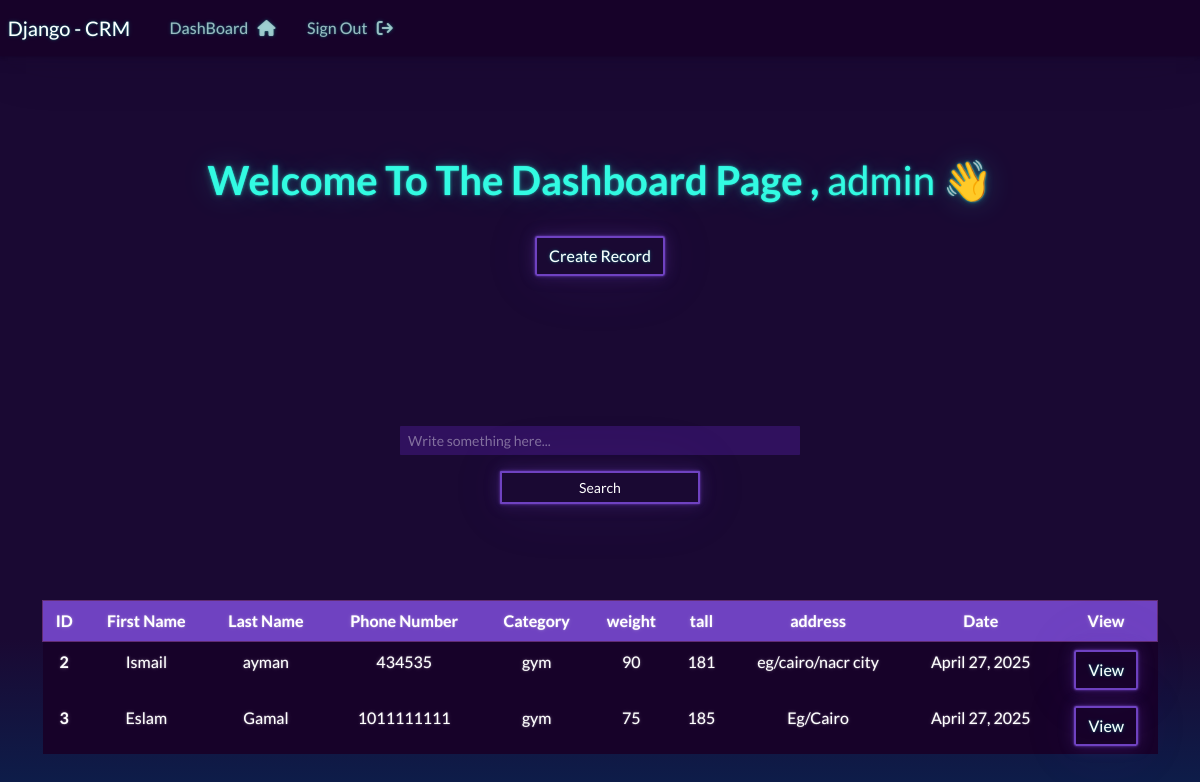
The page /dashboard/ (signed in) on the database its author committed.
### webapp/models.py (models this page shows, shortened)
class Record(models.Model):
    category = models.ForeignKey(Category , on_delete=models.CASCADE)
    first_name = models.CharField(max_length=250)
    last_name = models.CharField(max_length=250)
    phone_number = models.IntegerField()
    tall = models.IntegerField()
    weight = models.IntegerField()
    address = models.CharField(max_length=250)
    created_at = models.DateField(auto_now_add=True)
    class Meta:
        ordering = ["-created_at"]

class Category(models.Model):
    name = models.CharField(max_length=260)
    create_at = models.DateTimeField(auto_now_add=True)
    def __str__(self):
        return self.name

### webapp/views.py (the view)
# urls.py: path('dashboard/' , views.dashboard , name="dashboard"),
@login_required(login_url='login')
def dashboard(request):
    records = Record.objects.all()
    context = {
        "records" : records
    }
    return render(request , "web/dashboard.html"  , context=context)

### templates/web/dashboard.html (shortened to what this page needs)
{% extends "base.html" %}
{% block content %}
     <div class="container text-center" style="margin-top: 100px; margin-bottom: 30px;">
        <h1><b>Welcome To The Dashboard Page , </b>{{user}}   &#128075;</h1>
        <br>
        <a class="btn btn-outline-primary" href="{% url 'create_record'  %}">Create Record</a>
     </div><br><br><br>
     <div class="container py-5 mb-5 text-center">
      <form method="get"  action="{% url 'search' %}" class="d-flex flex-column align-items-center">
        <div class="mb-3 w-100" style="max-width: 400px;">
          <input type="search" name="query" class="form-control form-control-sm" placeholder="Write something here...">
        </div>
        <button class="btn btn-outline-primary btn-sm w-100" style="max-width: 200px;" type="submit">
          Search
        </button>
      </form>
    </div>
     <div class="text-center container">
      <table class="table table-dark">
         <thead class="thead-light" style="border: 0.2px solid rgb(97, 44, 115);">
           <tr class="table-primary">
             <th scope="col">ID </th>
             <th scope="col">First Name</th>
             <th scope="col">Last Name</th>
             <th scope="col">Phone Number</th>
             <th scope="col">Category</th>
             <th scope="col">weight</th>
             <th scope="col">tall</th>
             <th scope="col">address</th>
             <th scope="col">Date</th>
             <th>View</th>
           </tr>
         </thead>
         <tbody>
            {% for record in records %}
            <tr>
               <th scope="row">{{record.id}}</th>
               <td> {{record.first_name}}</td>
               <td>{{record.last_name}} </td>
               <td>{{record.phone_number}}</td>
               <td>{{record.category}}</td>
               <td>{{record.weight}}</td>
               <td>{{record.tall}}</td>
               <td>{{record.address}}</td>
               <td>{{record.created_at}}</td>
               <td><a class="btn btn-outline-primary" href="{% url 'view_record' record.id %}">View</a></td>
             </tr>
            {% endfor %}
         </tbody>
       </table>
     </div>
{% endblock content %}

### templates/base.html (shortened to what this page needs)
{% load static %}
<!DOCTYPE html>
<html lang="en">
<head>
    <link rel="stylesheet" href="https://bootswatch.com/5/vapor/bootstrap.min.css">
    <link rel="stylesheet" href="https://cdnjs.cloudflare.com/ajax/libs/font-awesome/6.7.2/css/all.min.css" />
</head>
<body>
    {% include "parts/navbar.html" %}
    {% block content %}
    {% endblock content %}
</body>
</html>

### templates/parts/navbar.html (shortened to what this page needs)
<nav class="navbar navbar-expand-lg navbar-dark bg-dark justify-content-center">
    <a class="navbar-brand main-heading" href="{% url 'index' %}">
      &nbsp; Django - CRM
    </a>
      <div class="collapse navbar-collapse text-center" id="navbarNavDropdown">
        <ul class="navbar-nav mr-auto">
          {% if user.is_authenticated %}
            <li class="nav-item">
              <a class="nav-link" href="{% url 'dashboard' %}">DashBoard &nbsp; <i class="fa fa-home" aria-hidden="true"></i> </a>
            </li>
            <li class="nav-item">
              <a class="nav-link" href="{% url 'logout' %}">Sign Out  &nbsp; <i class="fa fa-sign-out" aria-hidden="true"></i> </a>
            </li>
            {% endif %}
        </ul>
      </div>
  </nav>

### rows shown on the page
Record: id "2", first_name "Ismail", last_name "ayman", phone_number "434535", category "gym", weight "90", tall "181", address "eg/cairo/nacr city", created_at "April 27, 2025"
Record: id "3", first_name "Eslam", last_name "Gamal", phone_number "1011111111", category "gym", weight "75", tall "185", address "Eg/Cairo", created_at "April 27, 2025"

### other values the page prints
{{ user }} "admin"
